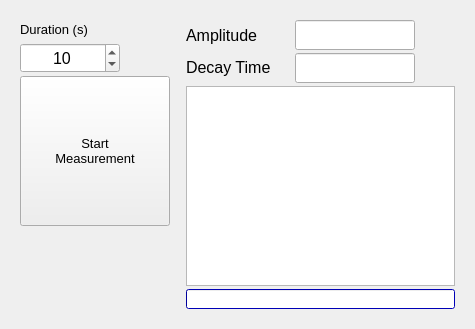
        <widget class="QWidget" name="fcs">
         <attribute name="title">
          <string>FCS</string>
         </attribute>
         <layout class="QGridLayout" name="gridLayout_16">
          <item row="0" column="0">
           <widget class="QWidget" name="widget" native="true">
            <layout class="QGridLayout" name="gridLayout_5">
             <item row="0" column="0">
              <layout class="QHBoxLayout" name="horizontalLayout_5" stretch="0,0,1">
               <property name="spacing">
                <number>3</number>
               </property>
               <item>
                <layout class="QVBoxLayout" name="verticalLayout_2" stretch="0,0,0,1">
                 <property name="spacing">
                  <number>3</number>
                 </property>
                 <item>
                  <widget class="QLabel" name="label">
                   <property name="sizePolicy">
                    <sizepolicy hsizetype="Expanding" vsizetype="Fixed">
                     <horstretch>0</horstretch>
                     <verstretch>0</verstretch>
                    </sizepolicy>
                   </property>
                   <property name="minimumSize">
                    <size>
                     <width>0</width>
                     <height>20</height>
                    </size>
                   </property>
                   <property name="maximumSize">
                    <size>
                     <width>999999</width>
                     <height>50</height>
                    </size>
                   </property>
                   <property name="layoutDirection">
                    <enum>Qt::LeftToRight</enum>
                   </property>
                   <property name="text">
                    <string>&lt;html&gt;&lt;head/&gt;&lt;body&gt;&lt;p&gt;&lt;span style=&quot; font-size:10pt;&quot;&gt;Duration (s)&lt;/span&gt;&lt;/p&gt;&lt;/body&gt;&lt;/html&gt;</string>
                   </property>
                   <property name="alignment">
                    <set>Qt::AlignLeading|Qt::AlignLeft|Qt::AlignVCenter</set>
                   </property>
                  </widget>
                 </item>
                 <item>
                  <widget class="QSpinBox" name="measFCSDurationSpinBox">
                   <property name="minimumSize">
                    <size>
                     <width>30</width>
                     <height>30</height>
                    </size>
                   </property>
                   <property name="maximumSize">
                    <size>
                     <width>100</width>
                     <height>16777215</height>
                    </size>
                   </property>
                   <property name="font">
                    <font>
                     <pointsize>12</pointsize>
                    </font>
                   </property>
                   <property name="alignment">
                    <set>Qt::AlignCenter</set>
                   </property>
                   <property name="minimum">
                    <number>1</number>
                   </property>
                   <property name="value">
                    <number>10</number>
                   </property>
                  </widget>
                 </item>
                 <item>
                  <widget class="QPushButton" name="startFcsMeasurementButton">
                   <property name="sizePolicy">
                    <sizepolicy hsizetype="Expanding" vsizetype="Expanding">
                     <horstretch>0</horstretch>
                     <verstretch>0</verstretch>
                    </sizepolicy>
                   </property>
                   <property name="minimumSize">
                    <size>
                     <width>150</width>
                     <height>150</height>
                    </size>
                   </property>
                   <property name="maximumSize">
                    <size>
                     <width>9999</width>
                     <height>200</height>
                    </size>
                   </property>
                   <property name="font">
                    <font>
                     <pointsize>10</pointsize>
                    </font>
                   </property>
                   <property name="text">
                    <string>Start 
Measurement</string>
                   </property>
                   <property name="checkable">
                    <bool>true</bool>
                   </property>
                  </widget>
                 </item>
                 <item>
                  <spacer name="verticalSpacer_7">
                   <property name="orientation">
                    <enum>Qt::Vertical</enum>
                   </property>
                   <property name="sizeHint" stdset="0">
                    <size>
                     <width>20</width>
                     <height>40</height>
                    </size>
                   </property>
                  </spacer>
                 </item>
                </layout>
               </item>
               <item>
                <spacer name="horizontalSpacer_5">
                 <property name="orientation">
                  <enum>Qt::Horizontal</enum>
                 </property>
                 <property name="sizeType">
                  <enum>QSizePolicy::Fixed</enum>
                 </property>
                 <property name="sizeHint" stdset="0">
                  <size>
                   <width>13</width>
                   <height>20</height>
                  </size>
                 </property>
                </spacer>
               </item>
               <item>
                <layout class="QVBoxLayout" name="verticalLayout_3" stretch="0,1,0">
                 <item>
                  <layout class="QVBoxLayout" name="verticalLayout">
                   <property name="spacing">
                    <number>3</number>
                   </property>
                   <item>
                    <layout class="QHBoxLayout" name="horizontalLayout_3" stretch="0,0,1">
                     <property name="spacing">
                      <number>3</number>
                     </property>
                     <item>
                      <widget class="QLabel" name="label_2">
                       <property name="sizePolicy">
                        <sizepolicy hsizetype="Expanding" vsizetype="Fixed">
                         <horstretch>0</horstretch>
                         <verstretch>0</verstretch>
                        </sizepolicy>
                       </property>
                       <property name="minimumSize">
                        <size>
                         <width>106</width>
                         <height>0</height>
                        </size>
                       </property>
                       <property name="maximumSize">
                        <size>
                         <width>16777215</width>
                         <height>30</height>
                        </size>
                       </property>
                       <property name="font">
                        <font>
                         <pointsize>12</pointsize>
                        </font>
                       </property>
                       <property name="text">
                        <string>Amplitude</string>
                       </property>
                      </widget>
                     </item>
                     <item>
                      <widget class="QLineEdit" name="lineEdit">
                       <property name="sizePolicy">
                        <sizepolicy hsizetype="Fixed" vsizetype="Fixed">
                         <horstretch>0</horstretch>
                         <verstretch>0</verstretch>
                        </sizepolicy>
                       </property>
                       <property name="minimumSize">
                        <size>
                         <width>60</width>
                         <height>30</height>
                        </size>
                       </property>
                       <property name="maximumSize">
                        <size>
                         <width>120</width>
                         <height>40</height>
                        </size>
                       </property>
                       <property name="font">
                        <font>
                         <pointsize>12</pointsize>
                        </font>
                       </property>
                       <property name="readOnly">
                        <bool>true</bool>
                       </property>
                      </widget>
                     </item>
                     <item>
                      <spacer name="horizontalSpacer_3">
                       <property name="orientation">
                        <enum>Qt::Horizontal</enum>
                       </property>
                       <property name="sizeHint" stdset="0">
                        <size>
                         <width>40</width>
                         <height>20</height>
                        </size>
                       </property>
                      </spacer>
                     </item>
                    </layout>
                   </item>
                   <item>
                    <layout class="QHBoxLayout" name="horizontalLayout_4" stretch="0,0,1">
                     <property name="spacing">
                      <number>3</number>
                     </property>
                     <item>
                      <widget class="QLabel" name="label_3">
                       <property name="sizePolicy">
                        <sizepolicy hsizetype="Fixed" vsizetype="Fixed">
                         <horstretch>0</horstretch>
                         <verstretch>0</verstretch>
                        </sizepolicy>
                       </property>
                       <property name="minimumSize">
                        <size>
                         <width>106</width>
                         <height>0</height>
                        </size>
                       </property>
                       <property name="maximumSize">
                        <size>
                         <width>16777215</width>
                         <height>30</height>
                        </size>
                       </property>
                       <property name="font">
                        <font>
                         <pointsize>12</pointsize>
                        </font>
                       </property>
                       <property name="text">
                        <string>&lt;html&gt;&lt;head/&gt;&lt;body&gt;&lt;p&gt;Decay Time&lt;/p&gt;&lt;/body&gt;&lt;/html&gt;</string>
                       </property>
                      </widget>
                     </item>
                     <item>
                      <widget class="QLineEdit" name="lineEdit_2">
                       <property name="sizePolicy">
                        <sizepolicy hsizetype="Fixed" vsizetype="Fixed">
                         <horstretch>0</horstretch>
                         <verstretch>0</verstretch>
                        </sizepolicy>
                       </property>
                       <property name="minimumSize">
                        <size>
                         <width>60</width>
                         <height>30</height>
                        </size>
                       </property>
                       <property name="maximumSize">
                        <size>
                         <width>120</width>
                         <height>40</height>
                        </size>
                       </property>
                       <property name="font">
                        <font>
                         <pointsize>12</pointsize>
                        </font>
                       </property>
                       <property name="readOnly">
                        <bool>true</bool>
                       </property>
                      </widget>
                     </item>
                     <item>
                      <spacer name="horizontalSpacer_4">
                       <property name="orientation">
                        <enum>Qt::Horizontal</enum>
                       </property>
                       <property name="sizeHint" stdset="0">
                        <size>
                         <width>40</width>
                         <height>20</height>
                        </size>
                       </property>
                      </spacer>
                     </item>
                    </layout>
                   </item>
                  </layout>
                 </item>
                 <item>
                  <widget class="QGraphicsView" name="FCSgraphicsView">
                   <property name="sizePolicy">
                    <sizepolicy hsizetype="Expanding" vsizetype="Expanding">
                     <horstretch>0</horstretch>
                     <verstretch>0</verstretch>
                    </sizepolicy>
                   </property>
                   <property name="minimumSize">
                    <size>
                     <width>200</width>
                     <height>200</height>
                    </size>
                   </property>
                   <property name="maximumSize">
                    <size>
                     <width>500</width>
                     <height>500</height>
                    </size>
                   </property>
                   <property name="baseSize">
                    <size>
                     <width>0</width>
                     <height>0</height>
                    </size>
                   </property>
                  </widget>
                 </item>
                 <item>
                  <widget class="QProgressBar" name="FCSprogressBar">
                   <property name="enabled">
                    <bool>true</bool>
                   </property>
                   <property name="sizePolicy">
                    <sizepolicy hsizetype="Expanding" vsizetype="Expanding">
                     <horstretch>0</horstretch>
                     <verstretch>0</verstretch>
                    </sizepolicy>
                   </property>
                   <property name="maximumSize">
                    <size>
                     <width>500</width>
                     <height>20</height>
                    </size>
                   </property>
                   <property name="palette">
                    <palette>
                     <active>
                      <colorrole role="WindowText">
                       <brush brushstyle="SolidPattern">
                        <color alpha="255">
                         <red>0</red>
                         <green>0</green>
                         <blue>0</blue>
                        </color>
                       </brush>
                      </colorrole>
                      <colorrole role="Button">
                       <brush brushstyle="SolidPattern">
                        <color alpha="255">
                         <red>0</red>
                         <green>0</green>
                         <blue>255</blue>
                        </color>
                       </brush>
                      </colorrole>
                      <colorrole role="Light">
                       <brush brushstyle="SolidPattern">
                        <color alpha="255">
                         <red>127</red>
                         <green>127</green>
                         <blue>255</blue>
                        </color>
                       </brush>
                      </colorrole>
                      <colorrole role="Midlight">
                       <brush brushstyle="SolidPattern">
                        <color alpha="255">
                         <red>63</red>
                         <green>63</green>
                         <blue>255</blue>
                        </color>
                       </brush>
                      </colorrole>
                      <colorrole role="Dark">
                       <brush brushstyle="SolidPattern">
                        <color alpha="255">
                         <red>0</red>
                         <green>0</green>
                         <blue>127</blue>
                        </color>
                       </brush>
                      </colorrole>
                      <colorrole role="Mid">
                       <brush brushstyle="SolidPattern">
                        <color alpha="255">
                         <red>0</red>
                         <green>0</green>
                         <blue>170</blue>
                        </color>
                       </brush>
                      </colorrole>
                      <colorrole role="Text">
                       <brush brushstyle="SolidPattern">
                        <color alpha="255">
                         <red>0</red>
                         <green>0</green>
                         <blue>0</blue>
                        </color>
                       </brush>
                      </colorrole>
                      <colorrole role="BrightText">
                       <brush brushstyle="SolidPattern">
                        <color alpha="255">
                         <red>255</red>
                         <green>255</green>
                         <blue>255</blue>
                        </color>
                       </brush>
                      </colorrole>
                      <colorrole role="ButtonText">
                       <brush brushstyle="SolidPattern">
                        <color alpha="255">
                         <red>0</red>
                         <green>0</green>
                         <blue>0</blue>
                        </color>
                       </brush>
                      </colorrole>
                      <colorrole role="Base">
                       <brush brushstyle="SolidPattern">
                        <color alpha="255">
                         <red>255</red>
                         <green>255</green>
                         <blue>255</blue>
                        </color>
                       </brush>
                      </colorrole>
                      <colorrole role="Window">
                       <brush brushstyle="SolidPattern">
                        <color alpha="255">
                         <red>0</red>
                         <green>0</green>
                         <blue>255</blue>
                        </color>
                       </brush>
                      </colorrole>
                      <colorrole role="Shadow">
                       <brush brushstyle="SolidPattern">
                        <color alpha="255">
                         <red>0</red>
                         <green>0</green>
                         <blue>0</blue>
                        </color>
                       </brush>
                      </colorrole>
                      <colorrole role="AlternateBase">
                       <brush brushstyle="SolidPattern">
                        <color alpha="255">
                         <red>127</red>
                         <green>127</green>
                         <blue>255</blue>
                        </color>
                       </brush>
                      </colorrole>
                      <colorrole role="ToolTipBase">
                       <brush brushstyle="SolidPattern">
                        <color alpha="255">
                         <red>255</red>
                         <green>255</green>
                         <blue>220</blue>
                        </color>
                       </brush>
                      </colorrole>
                      <colorrole role="ToolTipText">
                       <brush brushstyle="SolidPattern">
                        <color alpha="255">
                         <red>0</red>
                         <green>0</green>
                         <blue>0</blue>
                        </color>
                       </brush>
                      </colorrole>
                      <colorrole role="PlaceholderText">
                       <brush brushstyle="SolidPattern">
                        <color alpha="128">
                         <red>0</red>
                         <green>0</green>
                         <blue>0</blue>
                        </color>
                       </brush>
                      </colorrole>
                     </active>
                     <inactive>
                      <colorrole role="WindowText">
                       <brush brushstyle="SolidPattern">
                        <color alpha="255">
                         <red>0</red>
                         <green>0</green>
                         <blue>0</blue>
                        </color>
                       </brush>
                      </colorrole>
                      <colorrole role="Button">
                       <brush brushstyle="SolidPattern">
                        <color alpha="255">
                         <red>0</red>
                         <green>0</green>
                         <blue>255</blue>
                        </color>
                       </brush>
                      </colorrole>
                      <colorrole role="Light">
                       <brush brushstyle="SolidPattern">
                        <color alpha="255">
                         <red>127</red>
                         <green>127</green>
                         <blue>255</blue>
                        </color>
                       </brush>
                      </colorrole>
                      <colorrole role="Midlight">
                       <brush brushstyle="SolidPattern">
                        <color alpha="255">
                         <red>63</red>
                         <green>63</green>
                         <blue>255</blue>
                        </color>
                       </brush>
                      </colorrole>
                      <colorrole role="Dark">
                       <brush brushstyle="SolidPattern">
                        <color alpha="255">
                         <red>0</red>
                         <green>0</green>
                         <blue>127</blue>
                        </color>
                       </brush>
                      </colorrole>
                      <colorrole role="Mid">
                       <brush brushstyle="SolidPattern">
                        <color alpha="255">
                         <red>0</red>
                         <green>0</green>
                         <blue>170</blue>
                        </color>
                       </brush>
                      </colorrole>
                      <colorrole role="Text">
                       <brush brushstyle="SolidPattern">
                        <color alpha="255">
                         <red>0</red>
                         <green>0</green>
                         <blue>0</blue>
                        </color>
                       </brush>
                      </colorrole>
                      <colorrole role="BrightText">
                       <brush brushstyle="SolidPattern">
                        <color alpha="255">
                         <red>255</red>
                         <green>255</green>
                         <blue>255</blue>
                        </color>
                       </brush>
                      </colorrole>
                      <colorrole role="ButtonText">
                       <brush brushstyle="SolidPattern">
                        <color alpha="255">
                         <red>0</red>
                         <green>0</green>
                         <blue>0</blue>
                        </color>
                       </brush>
                      </colorrole>
                      <colorrole role="Base">
                       <brush brushstyle="SolidPattern">
                        <color alpha="255">
                         <red>255</red>
                         <green>255</green>
                         <blue>255</blue>
                        </color>
                       </brush>
                      </colorrole>
                      <colorrole role="Window">
                       <brush brushstyle="SolidPattern">
                        <color alpha="255">
                         <red>0</red>
                         <green>0</green>
                         <blue>255</blue>
                        </color>
                       </brush>
                      </colorrole>
                      <colorrole role="Shadow">
                       <brush brushstyle="SolidPattern">
                        <color alpha="255">
                         <red>0</red>
                         <green>0</green>
                         <blue>0</blue>
                        </color>
                       </brush>
                      </colorrole>
                      <colorrole role="AlternateBase">
                       <brush brushstyle="SolidPattern">
                        <color alpha="255">
                         <red>127</red>
                         <green>127</green>
                         <blue>255</blue>
                        </color>
                       </brush>
                      </colorrole>
                      <colorrole role="ToolTipBase">
                       <brush brushstyle="SolidPattern">
                        <color alpha="255">
                         <red>255</red>
                         <green>255</green>
                         <blue>220</blue>
                        </color>
                       </brush>
                      </colorrole>
                      <colorrole role="ToolTipText">
                       <brush brushstyle="SolidPattern">
                        <color alpha="255">
                         <red>0</red>
                         <green>0</green>
                         <blue>0</blue>
                        </color>
                       </brush>
                      </colorrole>
                      <colorrole role="PlaceholderText">
                       <brush brushstyle="SolidPattern">
                        <color alpha="128">
                         <red>0</red>
                         <green>0</green>
                         <blue>0</blue>
                        </color>
                       </brush>
                      </colorrole>
                     </inactive>
                     <disabled>
                      <colorrole role="WindowText">
                       <brush brushstyle="SolidPattern">
                        <color alpha="255">
                         <red>0</red>
                         <green>0</green>
                         <blue>127</blue>
                        </color>
                       </brush>
                      </colorrole>
                      <colorrole role="Button">
                       <brush brushstyle="SolidPattern">
                        <color alpha="255">
                         <red>0</red>
                         <green>0</green>
                         <blue>255</blue>
                        </color>
                       </brush>
                      </colorrole>
                      <colorrole role="Light">
                       <brush brushstyle="SolidPattern">
                        <color alpha="255">
                         <red>127</red>
                         <green>127</green>
                         <blue>255</blue>
                        </color>
                       </brush>
                      </colorrole>
                      <colorrole role="Midlight">
                       <brush brushstyle="SolidPattern">
                        <color alpha="255">
                         <red>63</red>
                         <green>63</green>
                         <blue>255</blue>
                        </color>
                       </brush>
                      </colorrole>
                      <colorrole role="Dark">
                       <brush brushstyle="SolidPattern">
                        <color alpha="255">
                         <red>0</red>
                         <green>0</green>
                         <blue>127</blue>
                        </color>
                       </brush>
                      </colorrole>
                      <colorrole role="Mid">
                       <brush brushstyle="SolidPattern">
                        <color alpha="255">
                         <red>0</red>
                         <green>0</green>
                         <blue>170</blue>
                        </color>
                       </brush>
                      </colorrole>
                      <colorrole role="Text">
                       <brush brushstyle="SolidPattern">
                        <color alpha="255">
                         <red>0</red>
                         <green>0</green>
                         <blue>127</blue>
                        </color>
                       </brush>
                      </colorrole>
                      <colorrole role="BrightText">
                       <brush brushstyle="SolidPattern">
                        <color alpha="255">
                         <red>255</red>
                         <green>255</green>
                         <blue>255</blue>
                        </color>
                       </brush>
                      </colorrole>
                      <colorrole role="ButtonText">
                       <brush brushstyle="SolidPattern">
                        <color alpha="255">
                         <red>0</red>
                         <green>0</green>
                         <blue>127</blue>
                        </color>
                       </brush>
                      </colorrole>
                      <colorrole role="Base">
                       <brush brushstyle="SolidPattern">
                        <color alpha="255">
                         <red>0</red>
                         <green>0</green>
                         <blue>255</blue>
                        </color>
                       </brush>
                      </colorrole>
                      <colorrole role="Window">
                       <brush brushstyle="SolidPattern">
                        <color alpha="255">
                         <red>0</red>
                         <green>0</green>
                         <blue>255</blue>
                        </color>
                       </brush>
                      </colorrole>
                      <colorrole role="Shadow">
                       <brush brushstyle="SolidPattern">
                        <color alpha="255">
                         <red>0</red>
                         <green>0</green>
                         <blue>0</blue>
                        </color>
                       </brush>
                      </colorrole>
                      <colorrole role="AlternateBase">
                       <brush brushstyle="SolidPattern">
                        <color alpha="255">
                         <red>0</red>
                         <green>0</green>
                         <blue>255</blue>
                        </color>
                       </brush>
                      </colorrole>
                      <colorrole role="ToolTipBase">
                       <brush brushstyle="SolidPattern">
                        <color alpha="255">
                         <red>255</red>
                         <green>255</green>
                         <blue>220</blue>
                        </color>
                       </brush>
                      </colorrole>
                      <colorrole role="ToolTipText">
                       <brush brushstyle="SolidPattern">
                        <color alpha="255">
                         <red>0</red>
                         <green>0</green>
                         <blue>0</blue>
                        </color>
                       </brush>
                      </colorrole>
                      <colorrole role="PlaceholderText">
                       <brush brushstyle="SolidPattern">
                        <color alpha="128">
                         <red>0</red>
                         <green>0</green>
                         <blue>0</blue>
                        </color>
                       </brush>
                      </colorrole>
                     </disabled>
                    </palette>
                   </property>
                   <property name="toolTip">
                    <string>measurement progress</string>
                   </property>
                   <property name="maximum">
                    <number>100</number>
                   </property>
                   <property name="value">
                    <number>0</number>
                   </property>
                   <property name="alignment">
                    <set>Qt::AlignBottom|Qt::AlignLeading|Qt::AlignLeft</set>
                   </property>
                   <property name="textVisible">
                    <bool>false</bool>
                   </property>
                   <property name="orientation">
                    <enum>Qt::Horizontal</enum>
                   </property>
                  </widget>
                 </item>
                </layout>
               </item>
              </layout>
             </item>
            </layout>
           </widget>
          </item>
         </layout>
        </widget>
